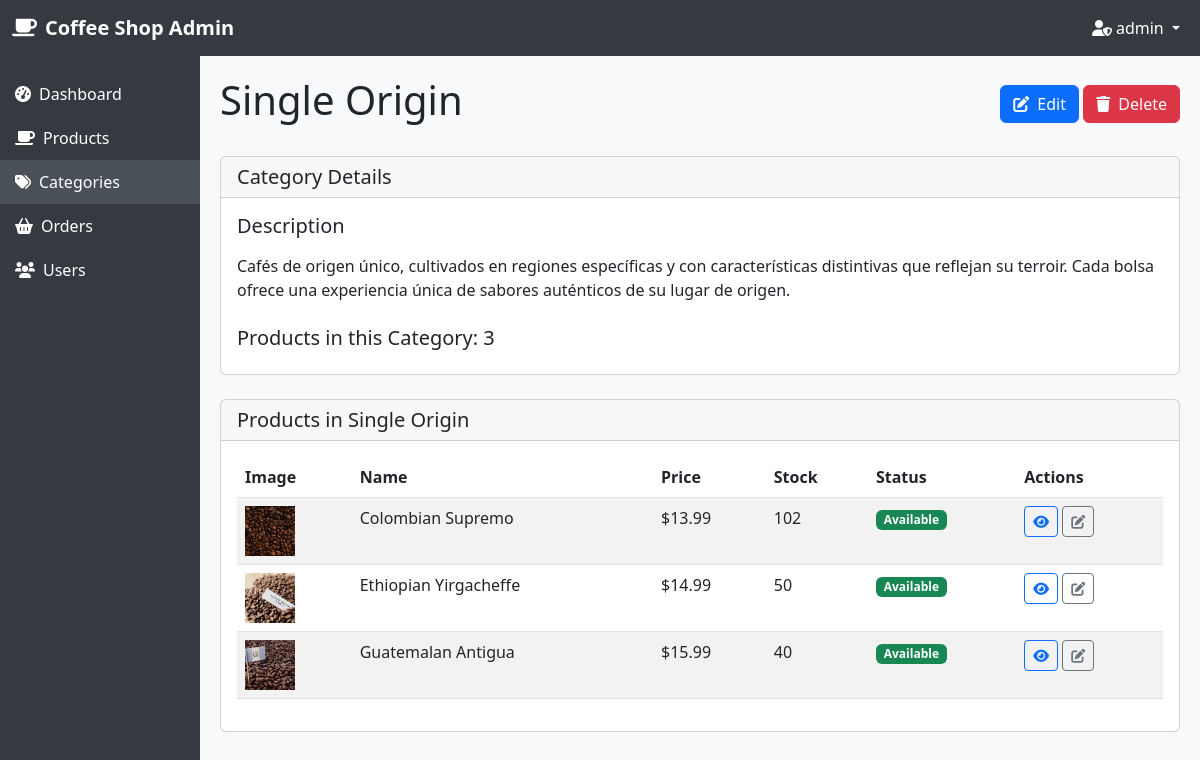
Page /admin-dashboard/categories/4/ (signed in) on the committed database.
### store/models.py (models this page shows, shortened)
class Category(models.Model):
    name = models.CharField(max_length=200, unique=True)  # Nombre único
    description = models.TextField(blank=True)  # Descripción opcional
    class Meta:
        verbose_name_plural = 'Categories'
        ordering = ['name']  # Orden alfabético

class Product(models.Model):
    ROAST_CHOICES = [
        ('light', 'Light Roast'),
        ('medium', 'Medium Roast'),
        ('dark', 'Dark Roast'),
        ('espresso', 'Espresso Roast'),
    ]
    FORMAT_CHOICES = [
        ('whole_bean', 'Whole Bean'),
        ('ground', 'Ground'),
        ('capsule', 'Capsules'),
    ]
    name = models.CharField(max_length=200)
    category = models.ForeignKey(Category, on_delete=models.CASCADE, related_name='products')
    description = models.TextField()
    price = models.DecimalField(max_digits=6, decimal_places=2)
    stock = models.IntegerField(default=0)
    image = models.ImageField(upload_to='products/', blank=True, null=True)
    roast_level = models.CharField(max_length=20, choices=ROAST_CHOICES)
    origin = models.CharField(max_length=100)  # País o región de origen
    format = models.CharField(max_length=20, choices=FORMAT_CHOICES)
    weight = models.IntegerField(help_text="Weight in grams")
    created_at = models.DateTimeField(auto_now_add=True)
    updated_at = models.DateTimeField(auto_now=True)
    is_available = models.BooleanField(default=True)
    class Meta:
        ordering = ['name']

### store/views.py (the view)
# urls.py: path('admin-dashboard/categories/<int:pk>/', views.category_detail, name="category_detail"),
@user_passes_test(is_admin)
def category_detail(request, pk):
    category = get_object_or_404(Category, pk=pk)
    products = category.products.all()  # Todos los productos de esta categoría
    return render(request, 'store/dashboard/category_detail.html', {
        'category': category,
        'products': products
    })

### store/views.py (called while the page is built)
def is_admin(user):
    return user.is_staff

### store/templates/store/dashboard/category_detail.html (shortened to what this page needs)
{% extends 'store/dashboard/admin_base.html' %}
{% load static %}
{% block content %}
<div class="d-flex justify-content-between align-items-center mb-4">
    <h1>{{ category.name }}</h1>
    <div>
        <a href="{% url 'category_update' category.id %}" class="btn btn-primary">
            <i class="fas fa-edit me-1"></i> Edit
        </a>
        <a href="{% url 'category_delete' category.id %}" class="btn btn-danger">
            <i class="fas fa-trash me-1"></i> Delete
        </a>
    </div>
</div>
<div class="card mb-4">
    <div class="card-header">
        <h5 class="mb-0">Category Details</h5>
    </div>
    <div class="card-body">
        <h5>Description</h5>
        <p>{{ category.description|linebreaks|default:"No description provided." }}</p>
        <h5 class="mt-4">Products in this Category: {{ products.count }}</h5>
    </div>
</div>
{% if products %}
<div class="card">
    <div class="card-header">
        <h5 class="mb-0">Products in {{ category.name }}</h5>
    </div>
    <div class="card-body">
        <div class="table-responsive">
            <table class="table table-striped">
                <thead>
                    <tr>
                        <th>Image</th>
                        <th>Name</th>
                        <th>Price</th>
                        <th>Stock</th>
                        <th>Status</th>
                        <th>Actions</th>
                    </tr>
                </thead>
                <tbody>
                    {% for product in products %}
                        <tr>
                            <td>
                                {% if product.image %}
                                    <img src="{{ product.image.url }}" alt="{{ product.name }}" style="width: 50px; height: 50px; object-fit: cover;">
                                {% else %}
                                    <div class="bg-secondary text-white d-flex align-items-center justify-content-center" style="width: 50px; height: 50px;">
                                        <i class="fas fa-coffee"></i>
                                    </div>
                                {% endif %}
                            </td>
                            <td>{{ product.name }}</td>
                            <td>${{ product.price }}</td>
                            <td>{{ product.stock }}</td>
                            <td>
                                {% if product.is_available %}
                                    <span class="badge bg-success">Available</span>
                                {% else %}
                                    <span class="badge bg-danger">Not Available</span>
                                {% endif %}
                            </td>
                            <td>
                                <a href="{% url 'product_detail' product.id %}" class="btn btn-sm btn-outline-primary">
                                    <i class="fas fa-eye"></i>
                                </a>
                                <a href="{% url 'product_update' product.id %}" class="btn btn-sm btn-outline-secondary">
                                    <i class="fas fa-edit"></i>
                                </a>
                            </td>
                        </tr>
                    {% endfor %}
                </tbody>
            </table>
        </div>
    </div>
</div>
{% endif %}
{% endblock %}

### store/templates/store/dashboard/admin_base.html (shortened to what this page needs)
<!DOCTYPE html>
{% load static %}
<html lang="en">
<head>
    <link href="https://cdn.jsdelivr.net/npm/bootstrap@5.3.0-alpha1/dist/css/bootstrap.min.css" rel="stylesheet">
    <link rel="stylesheet" href="https://cdnjs.cloudflare.com/ajax/libs/font-awesome/6.0.0/css/all.min.css">
</head>
<body>
    <nav class="navbar navbar-expand-lg navbar-dark">
        <div class="container-fluid">
            <a class="navbar-brand" href="{% url 'dashboard' %}">
                <i class="fas fa-coffee me-2"></i>Coffee Shop Admin
            </a>
            <div class="collapse navbar-collapse" id="navbarNav">
                <ul class="navbar-nav ms-auto">
                    <li class="nav-item dropdown">
                        <a class="nav-link dropdown-toggle" href="#" id="navbarDropdown" role="button" data-bs-toggle="dropdown">
                            <i class="fas fa-user-shield me-1"></i>{{ user.first_name|default:user.username }}
                        </a>
                    </li>
                </ul>
            </div>
        </div>
    </nav>
    <div class="container-fluid">
        <div class="row">
            <div class="col-md-2 p-0 sidebar">
                <div class="mt-3">
                    <a href="{% url 'dashboard' %}" class="{% if request.path == '/admin-dashboard/' %}active{% endif %}">
                        <i class="fas fa-tachometer-alt me-2"></i>Dashboard
                    </a>
                    <a href="{% url 'product_list' %}" class="{% if '/admin-dashboard/products/' in request.path %}active{% endif %}">
                        <i class="fas fa-coffee me-2"></i>Products
                    </a>
                    <a href="{% url 'category_list' %}" class="{% if '/admin-dashboard/categories/' in request.path %}active{% endif %}">
                        <i class="fas fa-tags me-2"></i>Categories
                    </a>
                    <a href="{% url 'order_list' %}" class="{% if '/admin-dashboard/orders/' in request.path %}active{% endif %}">
                        <i class="fas fa-shopping-basket me-2"></i>Orders
                    </a>
                    <a href="{% url 'user_list' %}" class="{% if '/admin-dashboard/users/' in request.path %}active{% endif %}">
                        <i class="fas fa-users me-2"></i>Users
                    </a>
                </div>
            </div>
            <div class="col-md-10 content">
                {% block content %}
                {% endblock %}
            </div>
        </div>
    </div>
</body>
</html>

### store/templates/store/dashboard/admin_base.html (style rules this page uses)
body { background-color: #f8f9fa; font-family: 'Segoe UI', Tahoma, Geneva, Verdana, sans-serif; }
.navbar { background-color: #343a40 !important; }
.navbar-brand, .nav-link { color: #ffffff !important; }
.navbar-brand { font-weight: bold; }
.sidebar { background-color: #343a40; color: #ffffff; min-height: calc(100vh - 56px); }
.sidebar a { color: #ffffff; text-decoration: none; padding: 10px 15px; display: block; }
.active { background-color: #495057; }
.content { padding: 20px; }

### rows in the picture
Category: name "Single Origin", description "Cafés de origen único, cultivados en regiones específicas y con características distintivas que reflejan su terroir. Cada bolsa ofrece una experiencia única de sabores auténticos de su lugar de origen.", count "3"
Product: image (picture), name "Colombian Supremo", price "13.99", stock "102", is_available "Available"
Product: image (picture), name "Ethiopian Yirgacheffe", price "14.99", stock "50", is_available "Available"
Product: image (picture), name "Guatemalan Antigua", price "15.99", stock "40", is_available "Available"

### other values in the picture
{{ user.first_name|default:user.username }} "admin"
